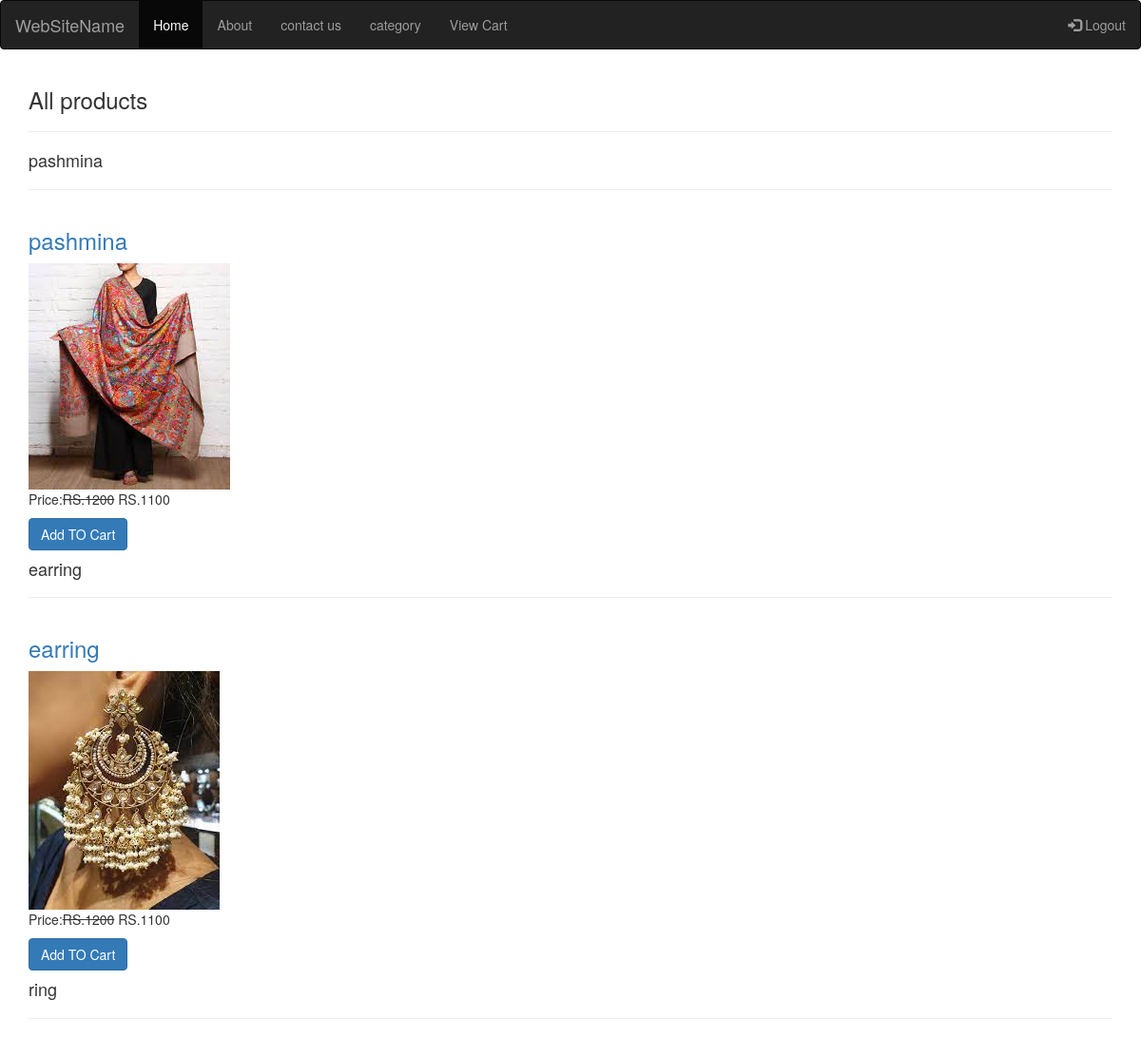
Page /allproduct on the committed database.
### ecommapp/models.py (models this page shows, shortened)
class Category(models.Model):
    title=models.CharField(max_length=200)
    slug=models.SlugField(unique=True)

class Product(models.Model):
    title= models.CharField(max_length=200)
    slug= models.SlugField( unique=True)
    category=models.ForeignKey(Category,on_delete=models.CASCADE)
    image=models.ImageField(upload_to="products")
    marked_price= models.PositiveIntegerField()
    selling_price= models.PositiveIntegerField()
    description=models.TextField()
    warranty=models.CharField(max_length=200,null=True,blank=True)
    view_count=models.PositiveIntegerField(default=0)
    quantity=models.PositiveIntegerField()
    quantity_in=models.ForeignKey(Quantity_in,on_delete=models.CASCADE)
    source=models.CharField(max_length=100)

### ecommapp/views.py (the view)
# urls.py: path('allproduct',views.allproduct,name="allproduct"),
def allproduct(request):
    categories=Category.objects.all()
    return render(request,'all_product.html',{'allcategories':categories})

### templates/all_product.html (shortened to what this page needs)
{% extends 'master.html' %}
{% block 'body' %}
<div class="container">
    <h3>All products</h3>
    <hr>
    {% for cat in allcategories %}
        <h4>{{ cat.title }} </h4>
        <hr>
        <div class="row">
        {% for p in cat.product_set.all%}
                <div class="col-md-3">
                    <div class="m-4">
                        <a href="{% url 'productdetails' p.slug %}"> <h3>{{ p.title }}</h3></a>
                        <img src="{{ p.image.url}}" alt="" class="img-fluid" style="height:2500; object-fit:cover;">
                            <br>
                        <p class="mt-3">Price:<strike>RS.{{ p.marked_price }}</strike> RS.{{ p.selling_price }}</p>
                            <a href="{% url 'addtocart' p.id %}" class="btn btn-primary">Add TO Cart</a>
                    </div>
                </div>
        {% endfor %}
        </div>
    {% endfor %}
</div>
{% endblock %}

### templates/master.html (shortened to what this page needs)
<!doctype html>
<html lang="en">
<head>
    <link rel="stylesheet" href="https://maxcdn.bootstrapcdn.com/bootstrap/3.4.1/css/bootstrap.min.css">
</head>
<body>
    <nav class="navbar navbar-inverse">
  <div class="container-fluid">
    <div class="navbar-header">
      <a class="navbar-brand" href="#">WebSiteName</a>
    </div>
    <ul class="nav navbar-nav">
      <li class="active"><a href="{% url 'home' %}">Home</a></li>
      <li ><a href="{% url 'about' %}">About</a></li>
      <li><a href="{% url 'contact' %}">contact us</a></li>
      <li><a href="{% url 'allproduct'%}">category </a></li>
      <li><a href="">View Cart</a></li>
    </ul>
    <ul class="nav navbar-nav navbar-right">
        {% if user.is_authenticated %}
      <li><a href="{% url 'signout' %}"><span class="glyphicon glyphicon-user"></span> Login</a></li>
      {% else %}
            <li><a href="{% url 'signin' %}"><span class="glyphicon glyphicon-log-in"></span> Logout</a></li>
      {% endif %}
    </ul>
  </div>
</nav>
{% block 'body' %}  {% endblock %}
</body>
</html>

### rows in the picture
Category: title "pashmina"
Product: title "pashmina", image (picture), marked_price "1200", selling_price "1100"
Category: title "earring"
Product: title "earring", image (picture), marked_price "1200", selling_price "1100"
Category: title "ring"
